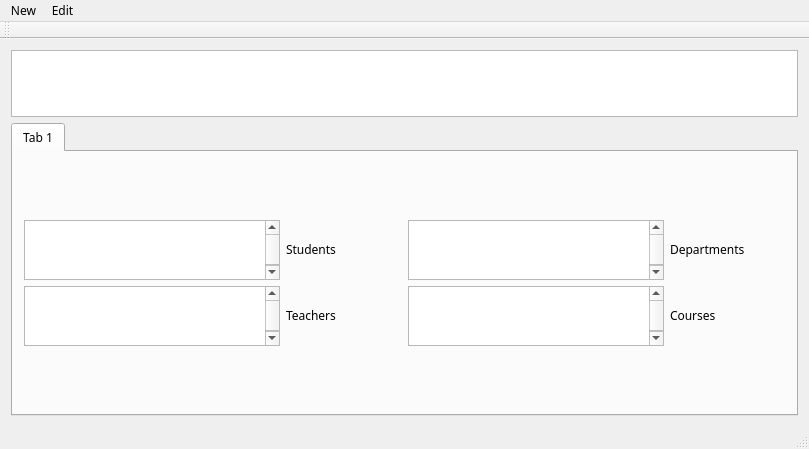
<?xml version="1.0" encoding="UTF-8"?>
<ui version="4.0">
 <class>MainWindow</class>
 <widget class="QMainWindow" name="MainWindow">
  <property name="geometry">
   <rect>
    <x>0</x>
    <y>0</y>
    <width>809</width>
    <height>449</height>
   </rect>
  </property>
  <property name="sizePolicy">
   <sizepolicy hsizetype="Expanding" vsizetype="Preferred">
    <horstretch>0</horstretch>
    <verstretch>0</verstretch>
   </sizepolicy>
  </property>
  <property name="font">
   <font>
    <family>Source Sans Pro</family>
   </font>
  </property>
  <property name="mouseTracking">
   <bool>false</bool>
  </property>
  <property name="windowTitle">
   <string>Admin Dashboard</string>
  </property>
  <widget class="QWidget" name="centralWidget">
   <layout class="QVBoxLayout" name="verticalLayout_2">
    <item>
     <layout class="QVBoxLayout" name="verticalLayout">
      <item>
       <widget class="QTextBrowser" name="textBrowser">
        <property name="sizePolicy">
         <sizepolicy hsizetype="Expanding" vsizetype="Minimum">
          <horstretch>0</horstretch>
          <verstretch>0</verstretch>
         </sizepolicy>
        </property>
        <property name="maximumSize">
         <size>
          <width>16777215</width>
          <height>67</height>
         </size>
        </property>
        <property name="autoFillBackground">
         <bool>true</bool>
        </property>
       </widget>
      </item>
      <item>
       <widget class="QTabWidget" name="home">
        <property name="styleSheet">
         <string notr="true"/>
        </property>
        <property name="currentIndex">
         <number>0</number>
        </property>
        <widget class="QWidget" name="home_tab">
         <attribute name="title">
          <string>Tab 1</string>
         </attribute>
         <layout class="QVBoxLayout" name="verticalLayout_3">
          <item>
           <layout class="QGridLayout" name="gridLayout">
            <item row="0" column="0">
             <layout class="QHBoxLayout" name="horizontalLayout">
              <item>
               <widget class="QTextEdit" name="student_cnt">
                <property name="sizePolicy">
                 <sizepolicy hsizetype="Expanding" vsizetype="Expanding">
                  <horstretch>0</horstretch>
                  <verstretch>0</verstretch>
                 </sizepolicy>
                </property>
                <property name="maximumSize">
                 <size>
                  <width>16777215</width>
                  <height>60</height>
                 </size>
                </property>
                <property name="font">
                 <font>
                  <family>Source Sans Pro</family>
                  <pointsize>28</pointsize>
                  <weight>75</weight>
                  <bold>true</bold>
                 </font>
                </property>
               </widget>
              </item>
              <item>
               <widget class="QLabel" name="label">
                <property name="sizePolicy">
                 <sizepolicy hsizetype="MinimumExpanding" vsizetype="Fixed">
                  <horstretch>0</horstretch>
                  <verstretch>0</verstretch>
                 </sizepolicy>
                </property>
                <property name="text">
                 <string>Students</string>
                </property>
               </widget>
              </item>
             </layout>
            </item>
            <item row="0" column="1">
             <layout class="QHBoxLayout" name="horizontalLayout_4">
              <item>
               <widget class="QTextEdit" name="dept_cnt">
                <property name="sizePolicy">
                 <sizepolicy hsizetype="Expanding" vsizetype="Expanding">
                  <horstretch>0</horstretch>
                  <verstretch>0</verstretch>
                 </sizepolicy>
                </property>
                <property name="maximumSize">
                 <size>
                  <width>16777215</width>
                  <height>60</height>
                 </size>
                </property>
                <property name="font">
                 <font>
                  <pointsize>28</pointsize>
                  <weight>75</weight>
                  <bold>true</bold>
                 </font>
                </property>
               </widget>
              </item>
              <item>
               <widget class="QLabel" name="label_4">
                <property name="sizePolicy">
                 <sizepolicy hsizetype="MinimumExpanding" vsizetype="Fixed">
                  <horstretch>0</horstretch>
                  <verstretch>0</verstretch>
                 </sizepolicy>
                </property>
                <property name="text">
                 <string>Departments</string>
                </property>
               </widget>
              </item>
             </layout>
            </item>
            <item row="1" column="0">
             <layout class="QHBoxLayout" name="horizontalLayout_3">
              <item>
               <widget class="QTextEdit" name="teacher_cnt">
                <property name="sizePolicy">
                 <sizepolicy hsizetype="Expanding" vsizetype="Expanding">
                  <horstretch>0</horstretch>
                  <verstretch>0</verstretch>
                 </sizepolicy>
                </property>
                <property name="maximumSize">
                 <size>
                  <width>16777215</width>
                  <height>60</height>
                 </size>
                </property>
                <property name="font">
                 <font>
                  <pointsize>28</pointsize>
                  <weight>75</weight>
                  <bold>true</bold>
                 </font>
                </property>
               </widget>
              </item>
              <item>
               <widget class="QLabel" name="label_3">
                <property name="sizePolicy">
                 <sizepolicy hsizetype="MinimumExpanding" vsizetype="Fixed">
                  <horstretch>0</horstretch>
                  <verstretch>0</verstretch>
                 </sizepolicy>
                </property>
                <property name="text">
                 <string>Teachers</string>
                </property>
               </widget>
              </item>
             </layout>
            </item>
            <item row="1" column="1">
             <layout class="QHBoxLayout" name="horizontalLayout_5">
              <item>
               <widget class="QTextEdit" name="course_cnt">
                <property name="sizePolicy">
                 <sizepolicy hsizetype="Expanding" vsizetype="Expanding">
                  <horstretch>0</horstretch>
                  <verstretch>0</verstretch>
                 </sizepolicy>
                </property>
                <property name="maximumSize">
                 <size>
                  <width>16777215</width>
                  <height>60</height>
                 </size>
                </property>
                <property name="font">
                 <font>
                  <pointsize>28</pointsize>
                  <weight>75</weight>
                  <bold>true</bold>
                 </font>
                </property>
               </widget>
              </item>
              <item>
               <widget class="QLabel" name="label_5">
                <property name="sizePolicy">
                 <sizepolicy hsizetype="MinimumExpanding" vsizetype="Fixed">
                  <horstretch>0</horstretch>
                  <verstretch>0</verstretch>
                 </sizepolicy>
                </property>
                <property name="text">
                 <string>Courses</string>
                </property>
               </widget>
              </item>
             </layout>
            </item>
           </layout>
          </item>
         </layout>
        </widget>
       </widget>
      </item>
     </layout>
    </item>
   </layout>
  </widget>
  <widget class="QMenuBar" name="menuBar">
   <property name="geometry">
    <rect>
     <x>0</x>
     <y>0</y>
     <width>809</width>
     <height>22</height>
    </rect>
   </property>
   <widget class="QMenu" name="menuNew">
    <property name="title">
     <string>New</string>
    </property>
    <addaction name="actionStudent"/>
    <addaction name="actionTeacher"/>
    <addaction name="actionCourse"/>
    <addaction name="actionDepartment"/>
   </widget>
   <widget class="QMenu" name="menuEdit">
    <property name="title">
     <string>Edit</string>
    </property>
    <addaction name="actionStudent_Info"/>
    <addaction name="actionTeacher_Info"/>
    <addaction name="actionCourse_Info"/>
    <addaction name="actionDepartment_Info"/>
   </widget>
   <addaction name="menuNew"/>
   <addaction name="menuEdit"/>
  </widget>
  <widget class="QToolBar" name="mainToolBar">
   <attribute name="toolBarArea">
    <enum>TopToolBarArea</enum>
   </attribute>
   <attribute name="toolBarBreak">
    <bool>false</bool>
   </attribute>
  </widget>
  <widget class="QStatusBar" name="statusBar"/>
  <action name="actionStudent">
   <property name="text">
    <string>Student</string>
   </property>
  </action>
  <action name="actionTeacher">
   <property name="text">
    <string>Teacher</string>
   </property>
  </action>
  <action name="actionCourse">
   <property name="text">
    <string>Course</string>
   </property>
  </action>
  <action name="actionDepartment">
   <property name="text">
    <string>Department</string>
   </property>
  </action>
  <action name="actionStudent_Info">
   <property name="text">
    <string>Student Info</string>
   </property>
  </action>
  <action name="actionTeacher_Info">
   <property name="text">
    <string>Teacher Info</string>
   </property>
  </action>
  <action name="actionCourse_Info">
   <property name="text">
    <string>Course Info</string>
   </property>
  </action>
  <action name="actionDepartment_Info">
   <property name="text">
    <string>Department Info</string>
   </property>
  </action>
  <action name="actionTeacher_2">
   <property name="text">
    <string>Teacher</string>
   </property>
  </action>
  <action name="actionDepartment_Info_2">
   <property name="text">
    <string>Department Info</string>
   </property>
  </action>
  <action name="actionCourses">
   <property name="text">
    <string>Courses</string>
   </property>
  </action>
 </widget>
 <layoutdefault spacing="6" margin="11"/>
 <resources/>
 <connections/>
</ui>
